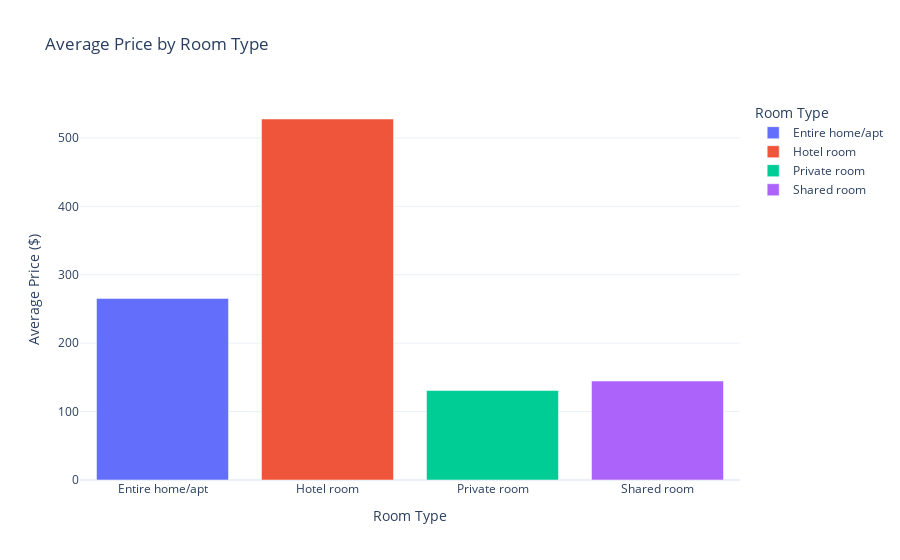

The notebook cell this image was saved under:
### Markdown cell above
From the plot we can conclude that Manhattan is the most expensive neighboorhood and Bronx the least expensive among them

### Code cell
# Distribution by 'room_type'
df_room_type = listing.groupby('room_type', as_index=False)['price'].mean()

fig = px.bar(
    df_room_type,
    x='room_type',
    y='price',
    color='room_type',
    title='Average Price by Room Type',
    labels={'price': 'Average Price ($)', 'room_type': 'Room Type'}
)
fig.update_layout(
    xaxis_title='Room Type',
    yaxis_title='Average Price ($)',
    template='plotly_white'
)
fig.show()

### Figure 1 — Plotly figure (JSON) as saved in the notebook; plotly's stock layout.template omitted (floating-point values rounded to 4 significant figures)
{"data": [{"hovertemplate": "Room Type=%{x}<br>Average Price ($)=%{y}<extra></extra>", "legendgroup": "Entire home/apt", "marker": {"color": "#636efa", "pattern": {"shape": ""}}, "name": "Entire home/apt", "orientation": "v", "showlegend": true, "textposition": "auto", "type": "bar", "x": ["Entire home/apt"], "xaxis": "x", "y": [265.3], "yaxis": "y"}, {"hovertemplate": "Room Type=%{x}<br>Average Price ($)=%{y}<extra></extra>", "legendgroup": "Hotel room", "marker": {"color": "#EF553B", "pattern": {"shape": ""}}, "name": "Hotel room", "orientation": "v", "showlegend": true, "textposition": "auto", "type": "bar", "x": ["Hotel room"], "xaxis": "x", "y": [527.6], "yaxis": "y"}, {"hovertemplate": "Room Type=%{x}<br>Average Price ($)=%{y}<extra></extra>", "legendgroup": "Private room", "marker": {"color": "#00cc96", "pattern": {"shape": ""}}, "name": "Private room", "orientation": "v", "showlegend": true, "textposition": "auto", "type": "bar", "x": ["Private room"], "xaxis": "x", "y": [130.8], "yaxis": "y"}, {"hovertemplate": "Room Type=%{x}<br>Average Price ($)=%{y}<extra></extra>", "legendgroup": "Shared room", "marker": {"color": "#ab63fa", "pattern": {"shape": ""}}, "name": "Shared room", "orientation": "v", "showlegend": true, "textposition": "auto", "type": "bar", "x": ["Shared room"], "xaxis": "x", "y": [144.7], "yaxis": "y"}], "layout": {"barmode": "relative", "legend": {"title": {"text": "Room Type"}, "tracegroupgap": 0}, "title": {"text": "Average Price by Room Type"}, "xaxis": {"anchor": "y", "categoryarray": ["Entire home/apt", "Hotel room", "Private room", "Shared room"], "categoryorder": "array", "domain": [0, 1], "title": {"text": "Room Type"}}, "yaxis": {"anchor": "x", "domain": [0, 1], "title": {"text": "Average Price ($)"}}}}
